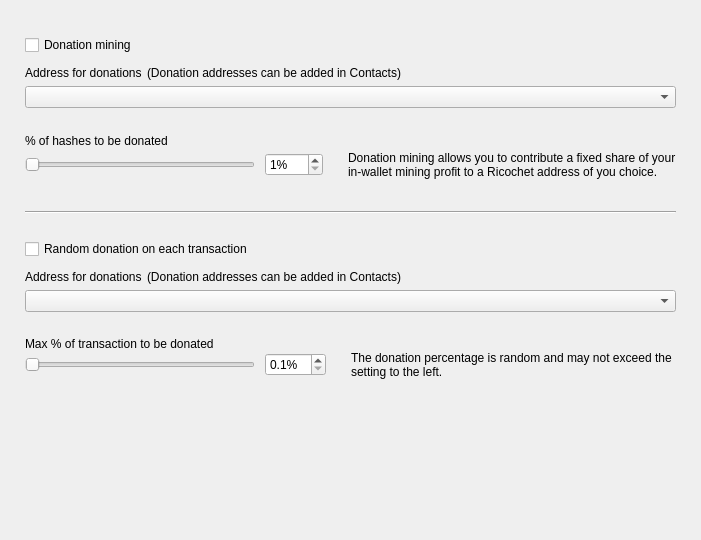
<?xml version="1.0" encoding="UTF-8"?>
<ui version="4.0">
 <class>DonationOptionsFrame</class>
 <widget class="QFrame" name="DonationOptionsFrame">
  <property name="geometry">
   <rect>
    <x>0</x>
    <y>0</y>
    <width>701</width>
    <height>540</height>
   </rect>
  </property>
  <property name="windowTitle">
   <string>Frame</string>
  </property>
  <property name="frameShape">
   <enum>QFrame::NoFrame</enum>
  </property>
  <property name="frameShadow">
   <enum>QFrame::Raised</enum>
  </property>
  <layout class="QVBoxLayout" name="verticalLayout">
   <property name="spacing">
    <number>10</number>
   </property>
   <property name="leftMargin">
    <number>25</number>
   </property>
   <property name="topMargin">
    <number>35</number>
   </property>
   <property name="rightMargin">
    <number>25</number>
   </property>
   <property name="bottomMargin">
    <number>0</number>
   </property>
   <item>
    <widget class="QCheckBox" name="m_enableDonationMiningCheck">
     <property name="text">
      <string>Donation mining</string>
     </property>
    </widget>
   </item>
   <item>
    <widget class="QFrame" name="m_donationMiningFrame">
     <property name="frameShape">
      <enum>QFrame::NoFrame</enum>
     </property>
     <property name="frameShadow">
      <enum>QFrame::Raised</enum>
     </property>
     <layout class="QGridLayout" name="gridLayout" columnstretch="1,0,0,1">
      <property name="leftMargin">
       <number>0</number>
      </property>
      <property name="topMargin">
       <number>0</number>
      </property>
      <property name="rightMargin">
       <number>0</number>
      </property>
      <property name="bottomMargin">
       <number>0</number>
      </property>
      <property name="horizontalSpacing">
       <number>10</number>
      </property>
      <property name="verticalSpacing">
       <number>0</number>
      </property>
      <item row="2" column="0" colspan="4">
       <widget class="QComboBox" name="m_donationMiningAddressCombo"/>
      </item>
      <item row="3" column="0" colspan="4">
       <spacer name="verticalSpacer_2">
        <property name="orientation">
         <enum>Qt::Vertical</enum>
        </property>
        <property name="sizeType">
         <enum>QSizePolicy::Fixed</enum>
        </property>
        <property name="sizeHint" stdset="0">
         <size>
          <width>20</width>
          <height>25</height>
         </size>
        </property>
       </spacer>
      </item>
      <item row="4" column="0" colspan="4">
       <widget class="WalletGui::WalletNormalBlackTextLabel" name="label_2">
        <property name="minimumSize">
         <size>
          <width>0</width>
          <height>16</height>
         </size>
        </property>
        <property name="text">
         <string>% of hashes to be donated</string>
        </property>
        <property name="indent">
         <number>0</number>
        </property>
       </widget>
      </item>
      <item row="5" column="1">
       <widget class="QSpinBox" name="m_donationMiningAmountSpin">
        <property name="suffix">
         <string>%</string>
        </property>
        <property name="minimum">
         <number>1</number>
        </property>
        <property name="maximum">
         <number>100</number>
        </property>
       </widget>
      </item>
      <item row="5" column="0">
       <widget class="QSlider" name="m_donationMiningAmountSlider">
        <property name="maximumSize">
         <size>
          <width>230</width>
          <height>16777215</height>
         </size>
        </property>
        <property name="minimum">
         <number>1</number>
        </property>
        <property name="maximum">
         <number>100</number>
        </property>
        <property name="orientation">
         <enum>Qt::Horizontal</enum>
        </property>
       </widget>
      </item>
      <item row="5" column="2">
       <spacer name="horizontalSpacer">
        <property name="orientation">
         <enum>Qt::Horizontal</enum>
        </property>
        <property name="sizeType">
         <enum>QSizePolicy::Fixed</enum>
        </property>
        <property name="sizeHint" stdset="0">
         <size>
          <width>5</width>
          <height>20</height>
         </size>
        </property>
       </spacer>
      </item>
      <item row="5" column="3" alignment="Qt::AlignVCenter">
       <widget class="WalletGui::WalletSmallGrayTextLabel" name="m_donationMiningCommentLabel">
        <property name="minimumSize">
         <size>
          <width>0</width>
          <height>32</height>
         </size>
        </property>
        <property name="text">
         <string>Donation mining allows you to contribute a fixed share of your in-wallet mining profit to a Ricochet address of you choice.</string>
        </property>
        <property name="wordWrap">
         <bool>true</bool>
        </property>
        <property name="indent">
         <number>0</number>
        </property>
       </widget>
      </item>
      <item row="1" column="0" colspan="4">
       <spacer name="verticalSpacer_6">
        <property name="orientation">
         <enum>Qt::Vertical</enum>
        </property>
        <property name="sizeType">
         <enum>QSizePolicy::Fixed</enum>
        </property>
        <property name="sizeHint" stdset="0">
         <size>
          <width>20</width>
          <height>5</height>
         </size>
        </property>
       </spacer>
      </item>
      <item row="0" column="0" colspan="4">
       <layout class="QHBoxLayout" name="horizontalLayout" stretch="0,1">
        <property name="spacing">
         <number>5</number>
        </property>
        <property name="leftMargin">
         <number>0</number>
        </property>
        <item>
         <widget class="WalletGui::WalletNormalBlackTextLabel" name="label">
          <property name="minimumSize">
           <size>
            <width>0</width>
            <height>16</height>
           </size>
          </property>
          <property name="text">
           <string>Address for donations</string>
          </property>
          <property name="indent">
           <number>0</number>
          </property>
         </widget>
        </item>
        <item>
         <widget class="WalletGui::WalletSmallGrayTextLabel" name="label_5">
          <property name="text">
           <string>(Donation addresses can be added in Contacts)</string>
          </property>
         </widget>
        </item>
       </layout>
      </item>
     </layout>
    </widget>
   </item>
   <item>
    <spacer name="verticalSpacer_3">
     <property name="orientation">
      <enum>Qt::Vertical</enum>
     </property>
     <property name="sizeType">
      <enum>QSizePolicy::Fixed</enum>
     </property>
     <property name="sizeHint" stdset="0">
      <size>
       <width>20</width>
       <height>20</height>
      </size>
     </property>
    </spacer>
   </item>
   <item>
    <widget class="Line" name="line">
     <property name="frameShadow">
      <enum>QFrame::Sunken</enum>
     </property>
     <property name="orientation">
      <enum>Qt::Horizontal</enum>
     </property>
    </widget>
   </item>
   <item>
    <spacer name="verticalSpacer_4">
     <property name="orientation">
      <enum>Qt::Vertical</enum>
     </property>
     <property name="sizeType">
      <enum>QSizePolicy::Fixed</enum>
     </property>
     <property name="sizeHint" stdset="0">
      <size>
       <width>20</width>
       <height>15</height>
      </size>
     </property>
    </spacer>
   </item>
   <item>
    <widget class="QCheckBox" name="m_enableDonationChangeCheck">
     <property name="text">
      <string>Random donation on each transaction</string>
     </property>
    </widget>
   </item>
   <item>
    <widget class="QFrame" name="m_donationChangeFrame">
     <property name="frameShape">
      <enum>QFrame::NoFrame</enum>
     </property>
     <property name="frameShadow">
      <enum>QFrame::Raised</enum>
     </property>
     <layout class="QGridLayout" name="gridLayout_2" columnstretch="1,0,0,1">
      <property name="leftMargin">
       <number>0</number>
      </property>
      <property name="topMargin">
       <number>0</number>
      </property>
      <property name="rightMargin">
       <number>0</number>
      </property>
      <property name="bottomMargin">
       <number>0</number>
      </property>
      <property name="horizontalSpacing">
       <number>10</number>
      </property>
      <property name="verticalSpacing">
       <number>0</number>
      </property>
      <item row="3" column="0" colspan="4">
       <spacer name="verticalSpacer_5">
        <property name="orientation">
         <enum>Qt::Vertical</enum>
        </property>
        <property name="sizeType">
         <enum>QSizePolicy::Fixed</enum>
        </property>
        <property name="sizeHint" stdset="0">
         <size>
          <width>20</width>
          <height>25</height>
         </size>
        </property>
       </spacer>
      </item>
      <item row="4" column="0" colspan="4">
       <widget class="WalletGui::WalletNormalBlackTextLabel" name="label_3">
        <property name="text">
         <string>Max % of transaction to be donated</string>
        </property>
        <property name="indent">
         <number>0</number>
        </property>
       </widget>
      </item>
      <item row="5" column="0">
       <widget class="QSlider" name="m_donationChangeAmountSlider">
        <property name="maximumSize">
         <size>
          <width>230</width>
          <height>16777215</height>
         </size>
        </property>
        <property name="minimum">
         <number>1</number>
        </property>
        <property name="maximum">
         <number>100</number>
        </property>
        <property name="orientation">
         <enum>Qt::Horizontal</enum>
        </property>
       </widget>
      </item>
      <item row="2" column="0" colspan="4">
       <widget class="QComboBox" name="m_donationChangeAddressCombo"/>
      </item>
      <item row="5" column="3" alignment="Qt::AlignVCenter">
       <widget class="WalletGui::WalletSmallGrayTextLabel" name="m_donationChangeCommentLabel">
        <property name="text">
         <string>The donation percentage is random and may not exceed the setting to the left.</string>
        </property>
        <property name="wordWrap">
         <bool>true</bool>
        </property>
        <property name="indent">
         <number>0</number>
        </property>
       </widget>
      </item>
      <item row="5" column="1">
       <widget class="QDoubleSpinBox" name="m_donationChangeAmountSpin">
        <property name="suffix">
         <string>%</string>
        </property>
        <property name="decimals">
         <number>1</number>
        </property>
        <property name="minimum">
         <double>0.100000000000000</double>
        </property>
        <property name="maximum">
         <double>10.000000000000000</double>
        </property>
        <property name="singleStep">
         <double>0.100000000000000</double>
        </property>
       </widget>
      </item>
      <item row="5" column="2">
       <spacer name="horizontalSpacer_2">
        <property name="orientation">
         <enum>Qt::Horizontal</enum>
        </property>
        <property name="sizeType">
         <enum>QSizePolicy::Fixed</enum>
        </property>
        <property name="sizeHint" stdset="0">
         <size>
          <width>5</width>
          <height>20</height>
         </size>
        </property>
       </spacer>
      </item>
      <item row="1" column="0" colspan="4">
       <spacer name="verticalSpacer_7">
        <property name="orientation">
         <enum>Qt::Vertical</enum>
        </property>
        <property name="sizeType">
         <enum>QSizePolicy::Fixed</enum>
        </property>
        <property name="sizeHint" stdset="0">
         <size>
          <width>20</width>
          <height>5</height>
         </size>
        </property>
       </spacer>
      </item>
      <item row="0" column="0" colspan="4">
       <layout class="QHBoxLayout" name="horizontalLayout_2" stretch="0,1">
        <property name="spacing">
         <number>5</number>
        </property>
        <property name="leftMargin">
         <number>0</number>
        </property>
        <item>
         <widget class="WalletGui::WalletNormalBlackTextLabel" name="label_4">
          <property name="minimumSize">
           <size>
            <width>0</width>
            <height>16</height>
           </size>
          </property>
          <property name="text">
           <string>Address for donations</string>
          </property>
          <property name="indent">
           <number>0</number>
          </property>
         </widget>
        </item>
        <item>
         <widget class="WalletGui::WalletSmallGrayTextLabel" name="label_6">
          <property name="text">
           <string>(Donation addresses can be added in Contacts)</string>
          </property>
         </widget>
        </item>
       </layout>
      </item>
     </layout>
    </widget>
   </item>
   <item>
    <spacer name="verticalSpacer">
     <property name="orientation">
      <enum>Qt::Vertical</enum>
     </property>
     <property name="sizeType">
      <enum>QSizePolicy::Expanding</enum>
     </property>
     <property name="sizeHint" stdset="0">
      <size>
       <width>20</width>
       <height>10</height>
      </size>
     </property>
    </spacer>
   </item>
  </layout>
 </widget>
 <customwidgets>
  <customwidget>
   <class>WalletGui::WalletSmallGrayTextLabel</class>
   <extends>QLabel</extends>
   <header>Gui/Common/WalletTextLabel.h</header>
  </customwidget>
  <customwidget>
   <class>WalletGui::WalletNormalBlackTextLabel</class>
   <extends>QLabel</extends>
   <header>Gui/Common/WalletTextLabel.h</header>
  </customwidget>
 </customwidgets>
 <resources/>
 <connections>
  <connection>
   <sender>m_enableDonationMiningCheck</sender>
   <signal>toggled(bool)</signal>
   <receiver>m_donationMiningFrame</receiver>
   <slot>setEnabled(bool)</slot>
   <hints>
    <hint type="sourcelabel">
     <x>353</x>
     <y>41</y>
    </hint>
    <hint type="destinationlabel">
     <x>350</x>
     <y>115</y>
    </hint>
   </hints>
  </connection>
  <connection>
   <sender>m_donationMiningAmountSlider</sender>
   <signal>valueChanged(int)</signal>
   <receiver>DonationOptionsFrame</receiver>
   <slot>donationMiningAmountChanged(int)</slot>
   <hints>
    <hint type="sourcelabel">
     <x>187</x>
     <y>155</y>
    </hint>
    <hint type="destinationlabel">
     <x>350</x>
     <y>269</y>
    </hint>
   </hints>
  </connection>
  <connection>
   <sender>m_donationMiningAmountSpin</sender>
   <signal>valueChanged(int)</signal>
   <receiver>DonationOptionsFrame</receiver>
   <slot>donationMiningAmountChanged(int)</slot>
   <hints>
    <hint type="sourcelabel">
     <x>391</x>
     <y>155</y>
    </hint>
    <hint type="destinationlabel">
     <x>350</x>
     <y>269</y>
    </hint>
   </hints>
  </connection>
  <connection>
   <sender>m_enableDonationChangeCheck</sender>
   <signal>toggled(bool)</signal>
   <receiver>m_donationChangeFrame</receiver>
   <slot>setEnabled(bool)</slot>
   <hints>
    <hint type="sourcelabel">
     <x>353</x>
     <y>237</y>
    </hint>
    <hint type="destinationlabel">
     <x>350</x>
     <y>328</y>
    </hint>
   </hints>
  </connection>
  <connection>
   <sender>m_donationChangeAmountSlider</sender>
   <signal>valueChanged(int)</signal>
   <receiver>DonationOptionsFrame</receiver>
   <slot>donationChangeAmountChanged(int)</slot>
   <hints>
    <hint type="sourcelabel">
     <x>187</x>
     <y>385</y>
    </hint>
    <hint type="destinationlabel">
     <x>350</x>
     <y>269</y>
    </hint>
   </hints>
  </connection>
  <connection>
   <sender>m_donationChangeAmountSpin</sender>
   <signal>valueChanged(double)</signal>
   <receiver>DonationOptionsFrame</receiver>
   <slot>donationChangeAmountChanged(double)</slot>
   <hints>
    <hint type="sourcelabel">
     <x>433</x>
     <y>353</y>
    </hint>
    <hint type="destinationlabel">
     <x>350</x>
     <y>269</y>
    </hint>
   </hints>
  </connection>
 </connections>
 <slots>
  <slot>donationMiningAmountChanged(int)</slot>
  <slot>donationChangeAmountChanged(int)</slot>
  <slot>donationChangeAmountChanged(double)</slot>
 </slots>
</ui>
